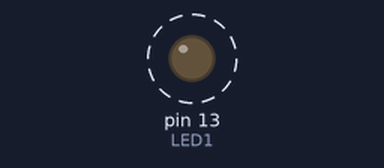
Recording of a sketch running on a simulated Arduino Uno, built with avr-gcc and run on an emulated ATmega328P. On the bench: output pins drawn as LEDs (lit = HIGH). Dashed ring = blinking.

Above: at 0.2 s.
Timing chart, 0 to 3.0 s (numbered marks = the images above):
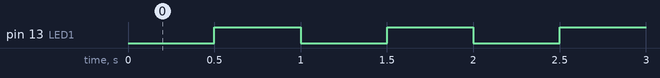

Measured:
- by itself, pin 13 (LED1): alternates HIGH for 0.50 s and LOW for 0.50 s

The sketch:

ejemplo_LED.ino
```cpp
//LEDs azul y rojo
#define LED1 13
#define LED2 12

void setup() {
  pinMode(LED1, OUTPUT);
}

void loop() {
  digitalWrite(LED1, LOW);  //Apaga el LED1 (AZUL)
  delay(500);

  digitalWrite(LED1, HIGH);  //Apaga el LED1 (AZUL)
  delay(500);
}
```
